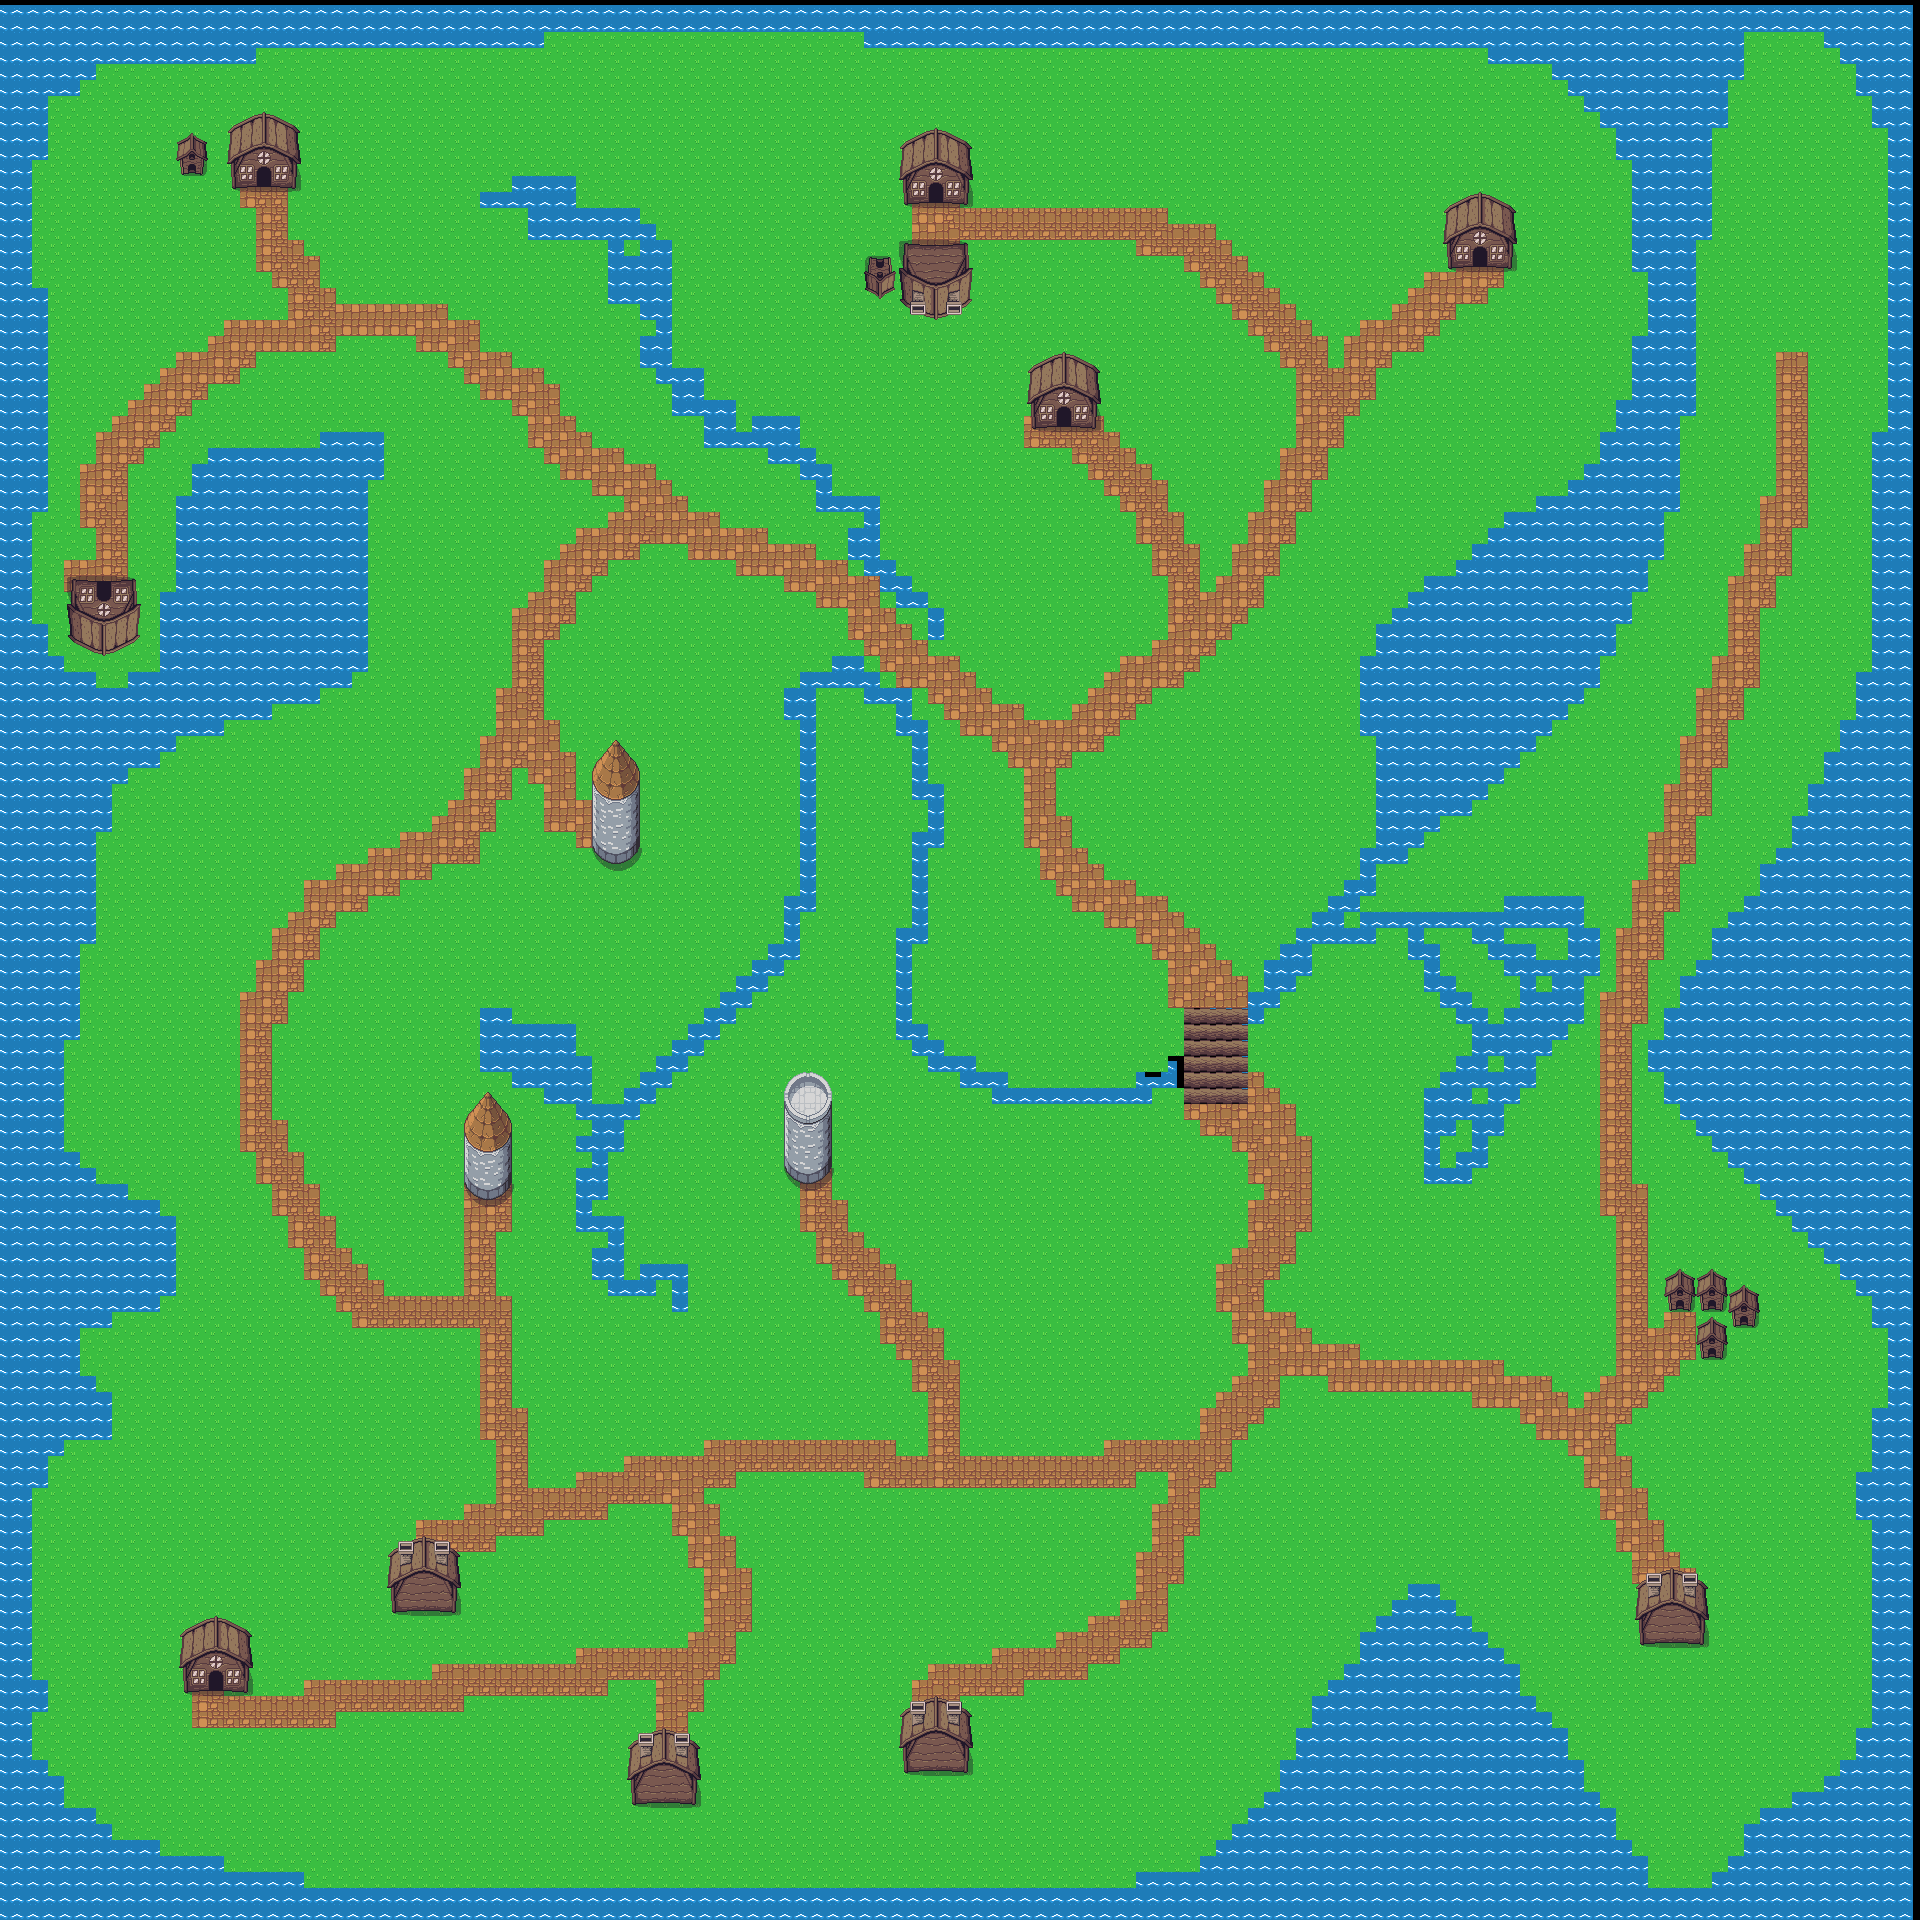

The image is a tile-based game level rendered from a .tmx file. Its description and source (layers, tilesets, objects; grid data summarised) follow:
An orthogonal 120x120 tile map with 16x16 px tiles, 3 tile layers (Water, Ground, Objects) and 15 objects.

<map version="1.10" tiledversion="1.11.2" orientation="orthogonal" renderorder="right-down" width="120" height="120" tilewidth="16" tileheight="16" infinite="0" nextlayerid="11" nextobjectid="20">
 <tileset firstgid="1" name="Overworld" tilewidth="16" tileheight="16" tilecount="1440" columns="40">
  <image source="../images/gfx/Overworld.png" width="640" height="576" />
 </tileset>
 <layer id="1" name="Water" width="120" height="120" locked="1" offsetx="-7.75" offsety="5.5">
  <data>[14400 cells, 14371 non-empty, 2 distinct tile ids]</data>
 </layer>
 <layer id="2" name="Ground" width="120" height="120">
  <data>[14400 cells, 11308 non-empty, 6 distinct tile ids]</data>
 </layer>
 <layer id="3" name="Objects" width="120" height="120">
  <data>[14400 cells, 389 non-empty, 96 distinct tile ids]</data>
 </layer>
 <objectgroup id="7" name="Слой объектов 1">
  <properties>
   <property name="building_type" value="settlement" />
   <property name="owner" value="player" />
  </properties>
  <object id="1" x="616" y="1730" width="92" height="76" />
  <object id="2" x="384" y="1542" width="82" height="70" />
  <object id="5" x="174" y="1608" width="82" height="88" />
  <object id="19" x="896" y="1696" width="84" height="76" />
 </objectgroup>
 <objectgroup id="8" name="Слой объектов 2">
  <properties>
   <property name="building_type" value="settlement" />
   <property name="owner" value="enemy" />
  </properties>
  <object id="12" x="854" y="240" width="120" height="76" />
  <object id="13" x="1022" y="350" width="82" height="84" />
  <object id="14" x="578" y="800" width="72" height="68" />
 </objectgroup>
 <objectgroup id="9" name="Слой объектов 3">
  <properties>
   <property name="building_type" value="barracks" />
   <property name="owner" value="player" />
  </properties>
  <object id="15" x="458" y="1150" width="58" height="46" />
  <object id="16" x="776" y="1140" width="64" height="42" />
  <object id="17" x="1660" y="1260" width="108" height="100" />
  <object id="18" x="1628" y="1572" width="88" height="76" />
 </objectgroup>
 <objectgroup id="10" name="Слой объектов 4">
  <properties>
   <property name="building_type" value="barracks" />
   <property name="owner" value="enemy" />
  </properties>
  <object id="8" x="168" y="116" width="134.667" height="73.3333" />
  <object id="9" x="890.909" y="127.273" width="81.8182" height="72.7273" />
  <object id="10" x="1442.42" y="187.879" width="75.7576" height="90.9091" />
  <object id="11" x="57.5758" y="563.636" width="87.8788" height="100" />
 </objectgroup>
</map>
